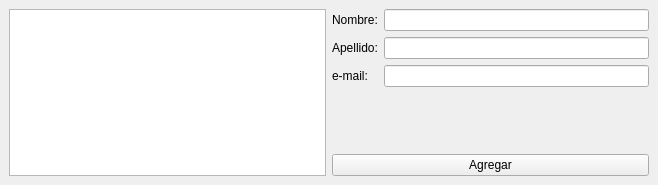
<?xml version="1.0" encoding="UTF-8"?>
<ui version="4.0">
 <class>MainWindow</class>
 <widget class="QMainWindow" name="MainWindow">
  <property name="geometry">
   <rect>
    <x>0</x>
    <y>0</y>
    <width>658</width>
    <height>185</height>
   </rect>
  </property>
  <property name="windowTitle">
   <string>MainWindow</string>
  </property>
  <widget class="QWidget" name="centralwidget">
   <layout class="QHBoxLayout" name="horizontalLayout">
    <item>
     <widget class="QTableWidget" name="tabla"/>
    </item>
    <item>
     <layout class="QVBoxLayout" name="verticalLayout">
      <item>
       <layout class="QFormLayout" name="formLayout">
        <item row="0" column="0">
         <widget class="QLabel" name="label">
          <property name="text">
           <string>Nombre:</string>
          </property>
         </widget>
        </item>
        <item row="0" column="1">
         <widget class="QLineEdit" name="nombre"/>
        </item>
        <item row="1" column="0">
         <widget class="QLabel" name="label_2">
          <property name="text">
           <string>Apellido:</string>
          </property>
         </widget>
        </item>
        <item row="1" column="1">
         <widget class="QLineEdit" name="apellido"/>
        </item>
        <item row="2" column="0">
         <widget class="QLabel" name="label_3">
          <property name="text">
           <string>e-mail:</string>
          </property>
         </widget>
        </item>
        <item row="2" column="1">
         <widget class="QLineEdit" name="email"/>
        </item>
       </layout>
      </item>
      <item>
       <widget class="QPushButton" name="agregar">
        <property name="text">
         <string>Agregar</string>
        </property>
       </widget>
      </item>
     </layout>
    </item>
   </layout>
  </widget>
 </widget>
 <resources/>
 <connections/>
</ui>
